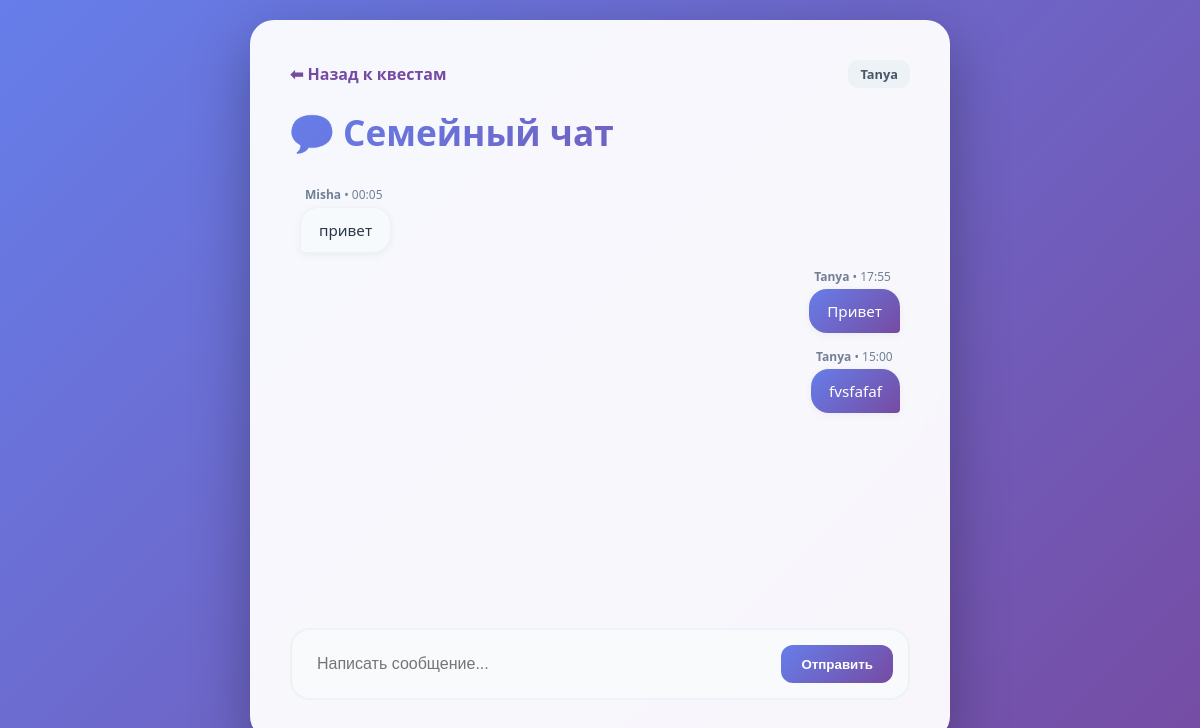
/chat/ (signed in), run on the app's committed database.
### todo_sql/models.py (models this page shows, shortened)
class ChatMessage(models.Model):
    user = models.ForeignKey(User, on_delete=models.CASCADE)
    family = models.ForeignKey(Family, on_delete=models.CASCADE, null=True, blank=True)
    text = models.TextField(verbose_name="Сообщение")
    created_at = models.DateTimeField(auto_now_add=True)
    class Meta:
        ordering = ['created_at']

### todo_sql/views.py (the view, shortened to what this page needs)
# urls.py: path('chat/', views.ChatView.as_view(), name='chat'),
class ChatView(LoginRequiredMixin, ListView):
    model = ChatMessage
    template_name = 'chat.html'
    context_object_name = 'messages'
    paginate_by = 20
    def get_queryset(self):
        if hasattr(self.request.user, 'profile') and self.request.user.profile.family:
            return ChatMessage.objects.filter(family=self.request.user.profile.family)
        return ChatMessage.objects.none()
    def get(self, request, *args, **kwargs):
        return super().get(request, *args, **kwargs)
    def get_context_data(self, **kwargs):
        context = super().get_context_data(**kwargs)
        context['form'] = ChatMessageForm()
        return context

### todo_sql/forms.py
class ChatMessageForm(forms.ModelForm):
    class Meta:
        model = ChatMessage
        fields = ['text']
        widgets = {
            'text': forms.TextInput(attrs={
                'class': 'form-control',
                'placeholder': 'Напишите что-нибудь семье...',
                'autocomplete': 'off'
            }),
        }

### todo_sql/views.py (called while the page is built)
def get_user_family(user):
    if hasattr(user, 'profile') and user.profile.family:
        return user.profile.family
    return None

### todo_sql/templates/chat.html (shortened to what this page needs)
<!DOCTYPE html>
<html lang="ru">
<head>
</head>
<body>
<div class="container">
    <div class="nav-header">
        <a href="{% url 'index' %}" class="back-link">⬅ Назад к квестам</a>
        <div class="user-badge" style="background: #edf2f7; padding: 5px 12px; border-radius: 10px; font-size: 0.8em; font-weight: 600; color: #4a5568;">
            {{ user.username }}
        </div>
    </div>
    <h1>💬 Семейный чат</h1>
    <div class="chat-messages" id="chatBox">
        {% for msg in messages %}
            <div class="message-wrapper {% if msg.user == request.user %}message-own{% else %}message-other{% endif %}">
                <div class="message-info">
                    <b>{{ msg.user.username }}</b> • {{ msg.created_at|date:"H:i" }}
                </div>
                <div class="bubble">
                    {{ msg.text }}
                </div>
            </div>
        {% empty %}
            <div style="text-align: center; color: #a0aec0; margin-top: 50px;">
                Здесь пока тихо... Напишите что-нибудь!
            </div>
        {% endfor %}
    </div>
    <form class="chat-form" method="POST">
        <input type="text" name="text" placeholder="Написать сообщение..." required autocomplete="off">
        <button type="submit" class="send-btn">Отправить</button>
    </form>
</div>
</body>
</html>

### todo_sql/templates/chat.html (style rules this page uses)
* { margin: 0; padding: 0; box-sizing: border-box; }
body { font-family: 'Segoe UI', system-ui, -apple-system, sans-serif; background: linear-gradient(135deg, #667eea 0%, #764ba2 100%); min-height: 100vh; padding: 20px; display: flex; justify-content: center; align-items: flex-start; }
.container { background: rgba(255, 255, 255, 0.95); backdrop-filter: blur(10px); border-radius: 24px; box-shadow: 0 20px 60px rgba(0, 0, 0, 0.3); width: 100%; max-width: 700px; padding: 40px; animation: slideUp 0.5s ease; display: flex; flex-direction: column; height: 90vh; }
h1 { font-size: 2.2em; background: linear-gradient(135deg, #667eea 0%, #764ba2 100%); -webkit-background-clip: text; -webkit-text-fill-color: transparent; font-weight: 800; margin-bottom: 20px; }
.nav-header { display: flex; justify-content: space-between; align-items: center; margin-bottom: 20px; }
.back-link { text-decoration: none; color: #764ba2; font-weight: 600; display: flex; align-items: center; gap: 5px; transition: 0.3s; }
.chat-messages { flex-grow: 1; overflow-y: auto; padding: 10px; margin-bottom: 20px; display: flex; flex-direction: column; gap: 15px; scrollbar-width: thin; }
.message-wrapper { display: flex; flex-direction: column; max-width: 80%; }
.message-own { align-self: flex-end; }
.message-other { align-self: flex-start; }
.message-info { font-size: 0.75em; color: #718096; margin-bottom: 4px; padding: 0 5px; }
.bubble { padding: 12px 18px; border-radius: 18px; font-size: 0.95em; box-shadow: 0 2px 8px rgba(0,0,0,0.05); position: relative; }
.message-own .bubble { background: linear-gradient(135deg, #667eea 0%, #764ba2 100%); color: white; border-bottom-right-radius: 4px; }
.message-other .bubble { background: #f7fafc; color: #2d3748; border: 1px solid #edf2f7; border-bottom-left-radius: 4px; }
.chat-form { background: #f8fafc; padding: 15px; border-radius: 20px; display: flex; gap: 10px; border: 2px solid #edf2f7; }
.chat-form input { flex-grow: 1; border: none; background: transparent; padding: 10px; font-size: 1em; outline: none; }
.send-btn { background: linear-gradient(135deg, #667eea 0%, #764ba2 100%); color: white; border: none; padding: 10px 20px; border-radius: 12px; font-weight: 600; cursor: pointer; transition: 0.3s; }

### data on the page
ChatMessage: user.username "Misha", created_at "00:05", text "привет"
ChatMessage: user.username "Tanya", created_at "17:55", text "Привет"
ChatMessage: user.username "Tanya", created_at "15:00", text "fvsfafaf"

### other printed values
{{ user.username }} "Tanya"
